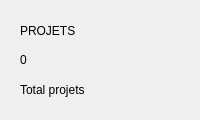
               <widget class="QFrame" name="cardStat2">
                <property name="minimumSize">
                 <size>
                  <width>0</width>
                  <height>120</height>
                 </size>
                </property>
                <layout class="QVBoxLayout" name="cardStat2Layout">
                 <property name="spacing">
                  <number>4</number>
                 </property>
                 <property name="leftMargin">
                  <number>20</number>
                 </property>
                 <property name="topMargin">
                  <number>18</number>
                 </property>
                 <property name="rightMargin">
                  <number>20</number>
                 </property>
                 <property name="bottomMargin">
                  <number>18</number>
                 </property>
                 <item>
                  <widget class="QLabel" name="cardStatTitle2">
                   <property name="text">
                    <string>PROJETS</string>
                   </property>
                  </widget>
                 </item>
                 <item>
                  <widget class="QLabel" name="cardStatValue2">
                   <property name="text">
                    <string>0</string>
                   </property>
                  </widget>
                 </item>
                 <item>
                  <widget class="QLabel" name="cardStatSub2">
                   <property name="text">
                    <string>Total projets</string>
                   </property>
                  </widget>
                 </item>
                </layout>
               </widget>
